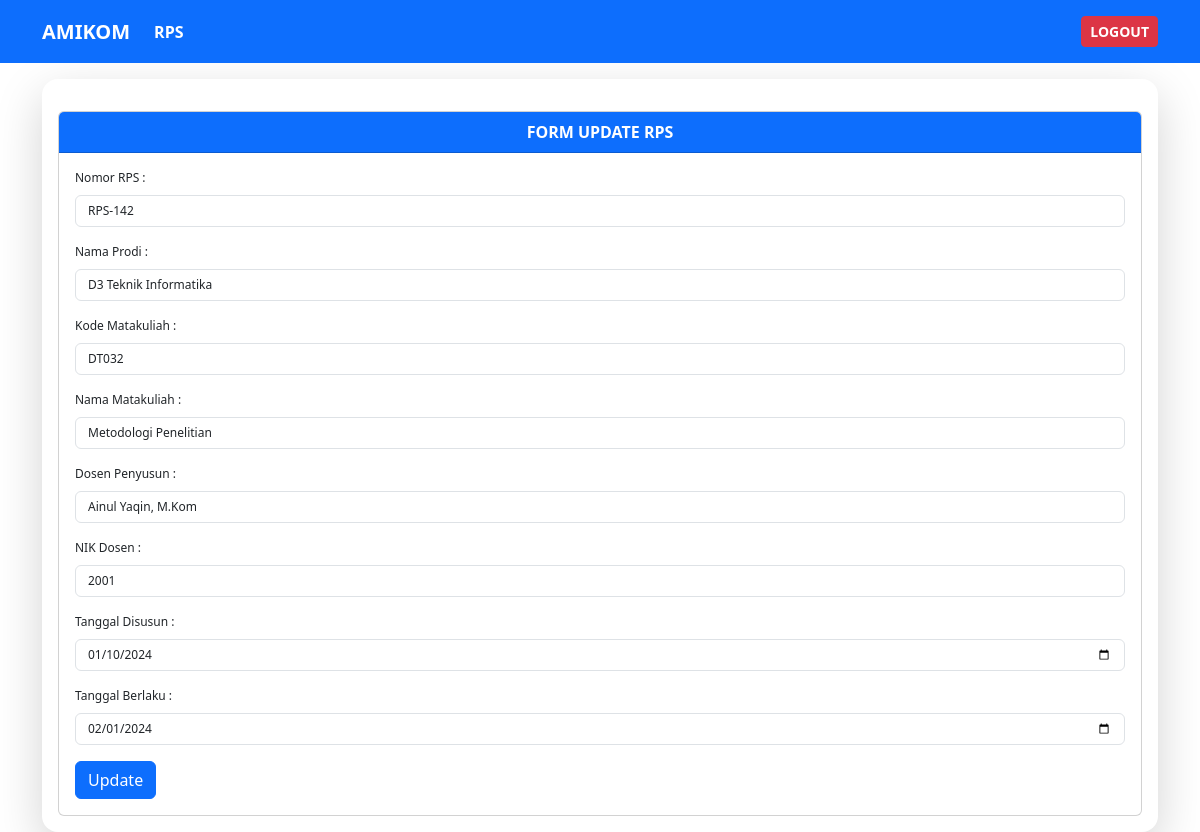
Screenshot of /index.php/rps/edit/28 with the database file from the repository.
### tables this page shows
CREATE TABLE `rps` (
  `id` int(11) NOT NULL,
  `norps` varchar(255) NOT NULL,
  `prodi` varchar(255) NOT NULL,
  `kode` varchar(255) NOT NULL,
  `matakuliah` varchar(255) NOT NULL,
  `dosen` varchar(255) NOT NULL,
  `nikdosen` int(11) NOT NULL,
  `disusun` date NOT NULL,
  `berlaku` date NOT NULL
);

### application/controllers/rps.php (called while the page is built, shortened)
<?php
class Rps extends CI_Controller {
    public function __construct(){
        $this->load->model('Mrps');
        $this->load->helper('url');
    }
    public function edit($id){
    $data['rps'] = $this->Mrps->editdata($id);
    $this->load->view('view-edit', $data);
}
}

### index.php (called while the page is built, shortened)
<?php
require_once BASEPATH.'core/CodeIgniter.php';

### application/models/Mrps.php (called while the page is built, shortened)
<?php
class Mrps extends CI_model {
    public function editdata($id){
        return $this->db->get_where('rps', ['id' => $id])->row_array();
    }
}

### application/views/view-edit.php (the view, shortened to what this page needs)
<!DOCTYPE html>
<html lang="en">
<head>
    <link href="https://cdn.jsdelivr.net/npm/bootstrap@5.3.2/dist/css/bootstrap.min.css" rel="stylesheet">
</head>
<body>
  <nav class="navbar navbar-expand-lg bg-primary">
    <div class="container">
      <a class="navbar-brand text-white" href="<?php echo site_url('home') ?>"><strong>AMIKOM</a>
      <div class="collapse navbar-collapse" id="navbarText">
        <ul class="navbar-nav me-auto mb-2 mb-lg-0">
          <li class="nav-item">
            <a class="nav-link active text-white" aria-current="page" href="<?php echo site_url('rps') ?>">RPS</strong></a>
          </li>
        </ul>
        <span class="navbar-text">
          <a href="<?php echo site_url('login/logout');?>" type="button" class="btn btn-danger btn-sm text-white"><strong>LOGOUT</strong></a>
        </span>
      </div>
    </div>
  </nav>
    <div class="container">
        <div class="col-md-12 mt-3 shadow-lg rounded-4 p-3">
            <div class="card mt-3">
                <div class="card-header bg-primary text-center text-white"><strong>FORM UPDATE RPS</strong></div>
                  <div class="card-body">
                  <div class="font">
                  <form action="<?php echo site_url('rps/proses_edit/' . $rps['id']); ?>" method="post">
                    <div class="mb-3">
                      <label for="pertemuan" class="form-label">Nomor RPS :</label>
                      <input type="text" class="form-control font" name="norps" value="<?php echo $rps['norps']; ?>">
                    </div>
                    <div class="mb-3">
                      <label for="modul" class="form-label">Nama Prodi :</label>
                      <input type="text" class="form-control font" name="prodi" value="<?php echo $rps['prodi']; ?>">
                    </div>
                    <div class="mb-3">
                      <label for="teopra" class="form-label">Kode Matakuliah :</label>
                      <input type="text" class="form-control font" name="kode" value="<?php echo $rps['kode']; ?>">
                    </div>
                    <div class="mb-3">
                      <label for="teopra" class="form-label">Nama Matakuliah :</label>
                      <input type="text" class="form-control font" name="matakuliah" value="<?php echo $rps['matakuliah']; ?>">
                    </div>
                    <div class="mb-3">
                      <label for="teopra" class="form-label">Dosen Penyusun :</label>
                      <input type="text" class="form-control font" name="dosen" value="<?php echo $rps['dosen']; ?>">
                    </div>
                    <div class="mb-3">
                      <label for="teopra" class="form-label">NIK Dosen :</label>
                      <input type="text" class="form-control font" name="nikdosen" value="<?php echo $rps['nikdosen']; ?>">
                    </div>
                    <div class="mb-3">
                      <label for="teopra" class="form-label">Tanggal Disusun :</label>
                      <input type="date" class="form-control font" name="disusun" value="<?php echo $rps['disusun']; ?>">
                    </div>
                    <div class="mb-3">
                      <label for="teopra" class="form-label">Tanggal Berlaku :</label>
                      <input type="date" class="form-control font" name="berlaku" value="<?php echo $rps['berlaku']; ?>">
                    </div>
                    <button type="submit" class="btn btn-primary" name="edit">Update</button>
                    </form>
                    </div>
                  </div>
            </div>
        </div>
    </div>
</body>
</html>

### application/views/view-edit.php (style rules this page uses)
.container { display: flex; justify-content: flex-end; }
.font { font-size: 12px; }

### rows the page displays
rps: norps "RPS-142", prodi "D3 Teknik Informatika", kode "DT032", matakuliah "Metodologi Penelitian", dosen "Ainul Yaqin, M.Kom", nikdosen "2001", disusun "01/10/2024", berlaku "02/01/2024"
